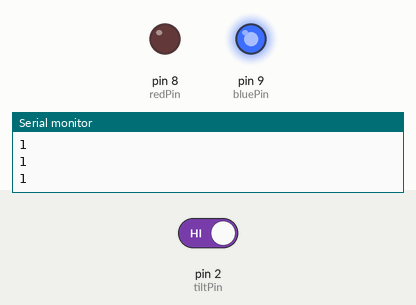
This sketch was run on a simulated Arduino Uno, built with avr-gcc and run on an emulated ATmega328P. On the bench: output pins drawn as LEDs (lit = HIGH), the last lines printed to the serial monitor. Inputs (shaded band) come from the test bench; at power-on: pin 2 (tiltPin) HIGH.

Above: at 1.2 s.
1.3 s: pin 2 (tiltPin) driven LOW
At 2.1 s:
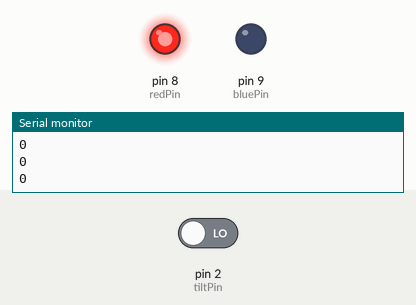
2.8 s: pin 2 (tiltPin) driven HIGH
At 3.4 s:
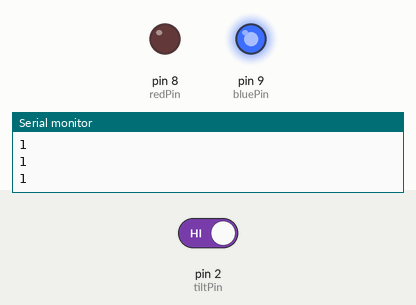
Timing chart, 0 to 5.8 s (numbered marks = the images above; inputs shaded):
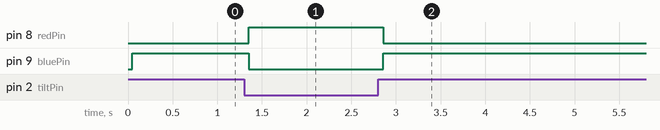

Measured:
- after the input at 1.3 s, pin 8 (redPin): LOW → HIGH after 0.05 s; pin 9 (bluePin): HIGH → LOW after 0.05 s
- after the input at 2.8 s, pin 8 (redPin): HIGH → LOW after 0.06 s; pin 9 (bluePin): LOW → HIGH after 0.06 s

The sketch:

prueba_tiltswitch.ino
```cpp
int tiltPin=2;
int tiltVal;
int redPin=8;
int bluePin=9;
int dt=50;

void setup() {
  // put your setup code here, to run once:
  Serial.begin(9600);
  pinMode(tiltPin, INPUT);
  digitalWrite(tiltPin, HIGH);
  pinMode(8, OUTPUT);
  pinMode(9, OUTPUT);
}

void loop() {
  // put your main code here, to run repeatedly:
  tiltVal=digitalRead(tiltPin);
  Serial.println(tiltVal);
  delay(dt);
  if (tiltVal==1) {
    digitalWrite(bluePin, HIGH);
    digitalWrite(redPin, LOW);
  }
  else {
    digitalWrite(bluePin, LOW);
    digitalWrite(redPin, HIGH);
  }
}
```
